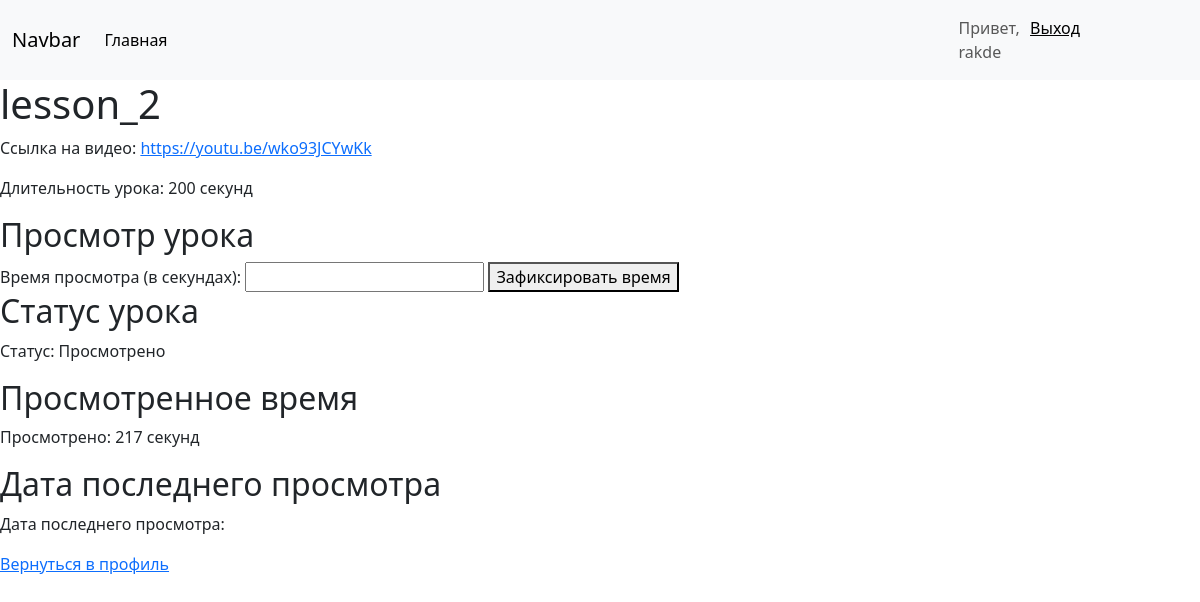
Page /view-lesson/2/ (signed in) on the committed database.
### products/models.py (models this page shows, shortened)
class Lesson(models.Model):
    name = models.CharField(max_length=255)
    video_link = models.URLField(blank=True)
    duration_seconds = models.IntegerField()
    products = models.ManyToManyField(Product, related_name='lessons')
    class Meta:
        verbose_name = 'Урок'
        verbose_name_plural = 'Уроки'

class LessonProgress(models.Model):
    user = models.ForeignKey(User, on_delete=models.CASCADE)
    lesson = models.ForeignKey(Lesson, on_delete=models.CASCADE)
    viewed_time_seconds = models.PositiveIntegerField(default=0)
    status = models.CharField(max_length=20, choices=[("Not Viewed", "Не просмотрено"), ("Viewed", "Просмотрено")])

### products/views.py (the view)
# urls.py: path('view-lesson/<int:lesson_id>/', view_lesson, name='view_lesson'),
@login_required
def view_lesson(request, lesson_id):
    lesson = get_object_or_404(Lesson, pk=lesson_id)
    user = request.user
    lesson_progress, created = LessonProgress.objects.get_or_create(user=user, lesson=lesson)
    if request.method == "POST":
        viewed_time_seconds = int(request.POST.get("viewed_time_seconds"))
        lesson_progress.viewed_time_seconds = viewed_time_seconds
        lesson_progress.mark_as_viewed()
        lesson_progress.updated_at = timezone.now()
        lesson_progress.save()
    return render(request, 'view_lesson.html', {'lesson': lesson, 'lesson_progress': lesson_progress})

### products/templates/view_lesson.html (shortened to what this page needs)
{% extends 'index.html' %}
{% block content %}
    <h1>{{ lesson.name }}</h1>
    <p>Ссылка на видео: <a href="{{ lesson.video_link }}" target="_blank">{{ lesson.video_link }}</a></p>
    <p>Длительность урока: {{ lesson.duration_seconds }} секунд</p>
    <h2>Просмотр урока</h2>
    <form method="post" id="lessonForm">
        <label for="viewed_time_seconds">Время просмотра (в секундах):</label>
        <input type="number" id="viewed_time_seconds" name="viewed_time_seconds" required>
        <button type="submit">Зафиксировать время</button>
    </form>
    <h2>Статус урока</h2>
    <p>Статус: {{ lesson_progress.status }}</p>
    <h2>Просмотренное время</h2>
    <p>Просмотрено: <span id="viewedTime">{{ lesson_progress.viewed_time_seconds }}</span> секунд</p>
    <h2>Дата последнего просмотра</h2>
    <p>Дата последнего просмотра: {{ lesson_progress.updated_at }}</p>
    <a href="{% url 'add_lesson_to_profile' lesson.id %}">Вернуться в профиль</a>
{% endblock %}

### products/templates/navigation.html (shortened to what this page needs)
<nav class="navbar navbar-expand-lg bg-body-tertiary">
  <div class="container-fluid">
    <a class="navbar-brand" href="#">Navbar</a>
    <div class="collapse navbar-collapse" id="navbarNav">
      <ul class="navbar-nav">
        <li class="nav-item">
          <a class="nav-link active" aria-current="page" href="{% url 'index' %}">Главная</a>
        </li>
      </ul>
    </div>
  </div>
  <span class="navbar-text" style="margin-right: 100px; display: flex;">
    {% if request.user.is_authenticated %}
    <span class="auth" style="margin-right: 20px; display: flex;">
    Привет, {{ user.username }}  <a href="{% url 'Logout' %}">Выход</a>
    </span>
    {% else %}
    <a href="{% url 'Register' %}">Регистрация</a> || <a href="{% url 'Login' %}">Логин</a>
    <hr>
    {% endif %}
  </span>
</nav>

### rows in the picture
Lesson: name "lesson_2", video_link "https://youtu.be/wko93JCYwKk", duration_seconds "200"
LessonProgress: status "Просмотрено", viewed_time_seconds "217"

### other values in the picture
{{ user.username }} "rakde"
